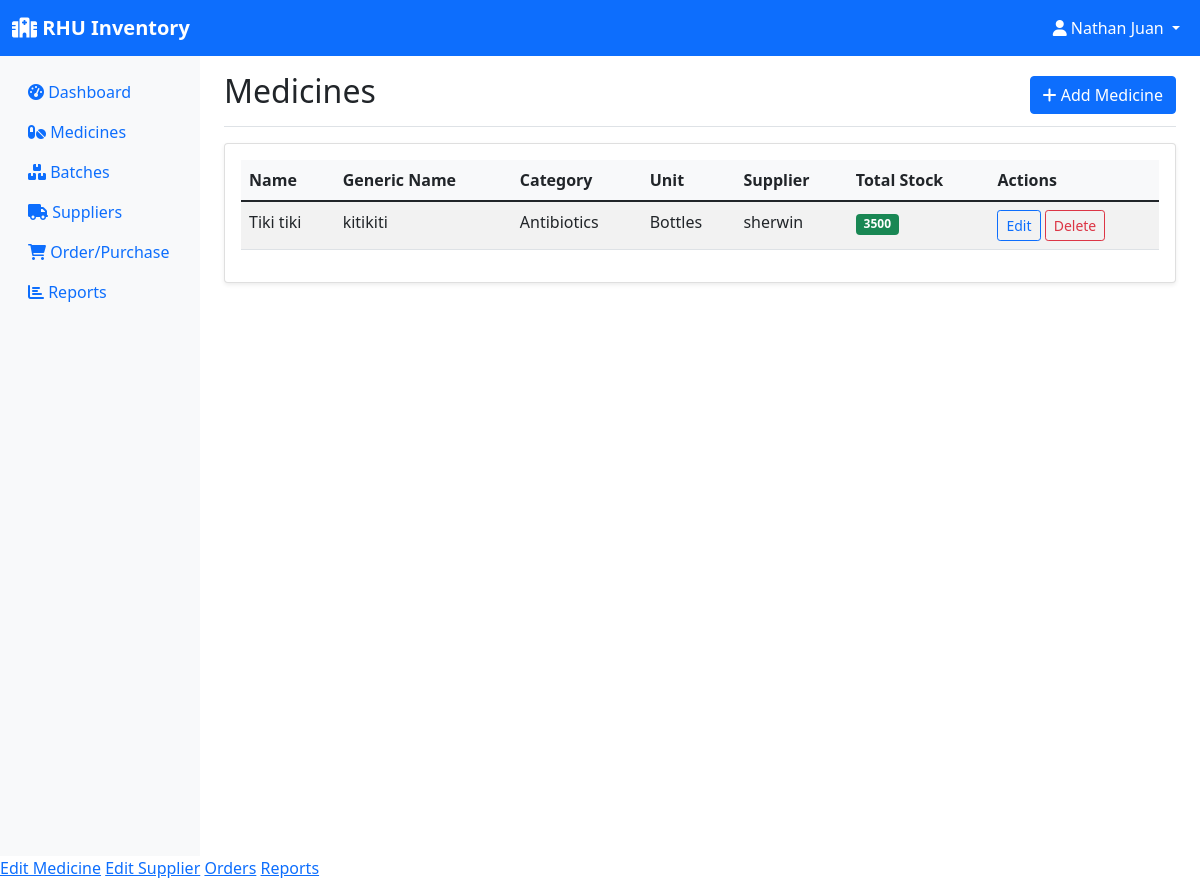
Before: /inventory (signed in) with the older database file.
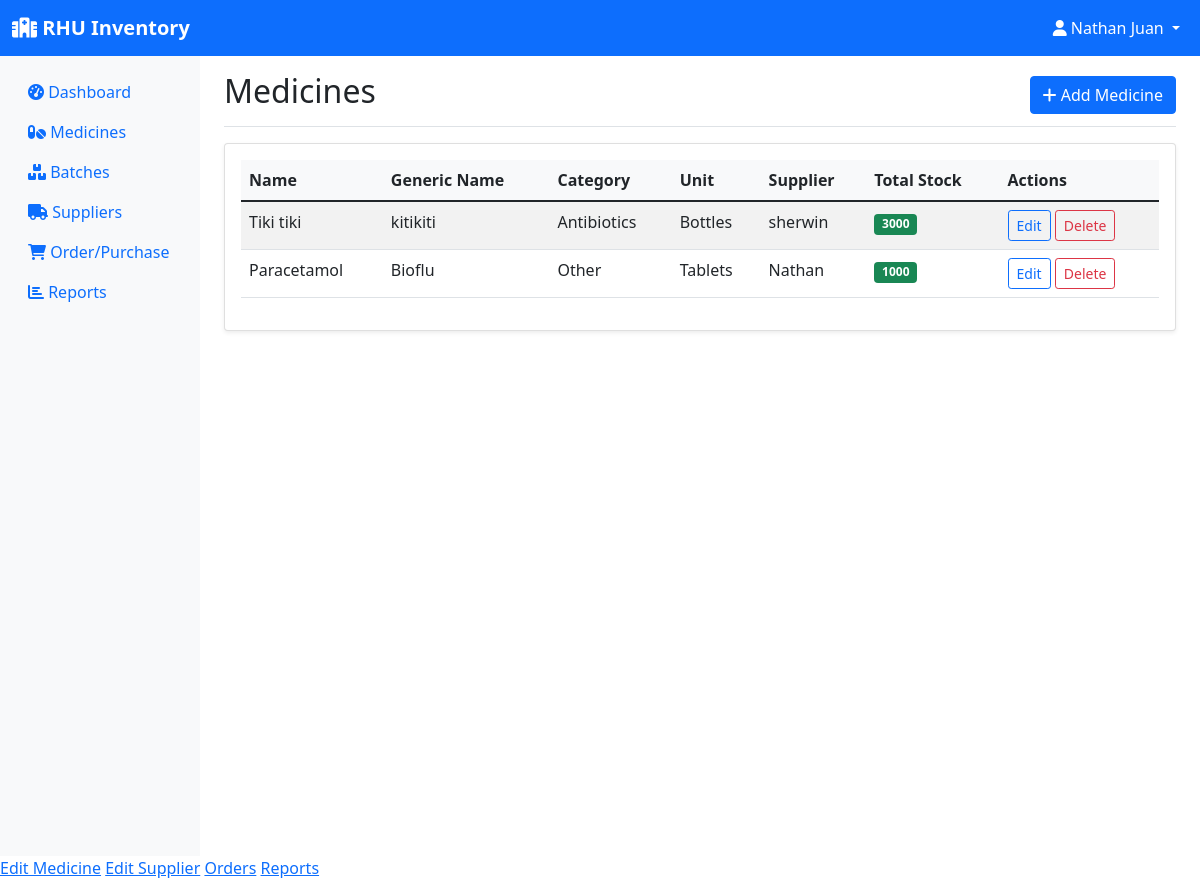
After: the same page with the newer database file.
### models.py (models this page shows, shortened)
class Medicine(db.Model):
    id = db.Column(db.Integer, primary_key=True)
    name = db.Column(db.String(100), nullable=False)
    generic_name = db.Column(db.String(100))
    category = db.Column(db.String(50))
    unit = db.Column(db.String(20))  # e.g., tablets, bottles, etc.
    supplier_id = db.Column(db.Integer, db.ForeignKey('supplier.id'), nullable=False)
    created_at = db.Column(db.DateTime, default=datetime.utcnow)
    batches = db.relationship('Batch', backref='medicine', lazy=True)
    order_items = db.relationship('OrderItem', backref='medicine', lazy=True)
    @property
    def total_quantity(self):
        return sum(batch.quantity for batch in self.batches)

class Supplier(db.Model):
    id = db.Column(db.Integer, primary_key=True)
    name = db.Column(db.String(100), nullable=False)
    contact_person = db.Column(db.String(100))
    phone = db.Column(db.String(20))
    email = db.Column(db.String(120))
    address = db.Column(db.String(200))
    created_at = db.Column(db.DateTime, default=datetime.utcnow)
    medicines = db.relationship('Medicine', backref='supplier', lazy=True)
    orders = db.relationship('Order', backref='supplier', lazy=True)

class Batch(db.Model):
    id = db.Column(db.Integer, primary_key=True)
    batch_number = db.Column(db.String(50), nullable=False)
    medicine_id = db.Column(db.Integer, db.ForeignKey('medicine.id'), nullable=False)
    quantity = db.Column(db.Integer, nullable=False)
    expiration_date = db.Column(db.Date, nullable=False)
    manufacturing_date = db.Column(db.Date)
    unit_price = db.Column(db.Float)
    created_at = db.Column(db.DateTime, default=datetime.utcnow)
    transactions = db.relationship('StockTransaction', backref='batch', lazy=True)

### app.py (the view)
@app.route('/inventory')
@login_required
def inventory():
    medicines = Medicine.query.all()
    return render_template('inventory.html', medicines=medicines)

### app.py (called while the page is built)
@login_manager.user_loader
def load_user(user_id):
    return User.query.get(int(user_id))

### templates/inventory.html (shortened to what this page needs)
{% extends "base.html" %}
{% block content %}
<div class="d-flex justify-content-between flex-wrap flex-md-nowrap align-items-center pt-3 pb-2 mb-3 border-bottom">
    <h1 class="h2">Medicines</h1>
    {% if current_user.role != 'employee' %}
    <a href="{{ url_for('add_medicine') }}" class="btn btn-primary">
        <i class="fas fa-plus"></i> Add Medicine
    </a>
    {% endif %}
</div>
<div class="card">
    <div class="card-body">
        {% if medicines %}
        <div class="table-responsive">
            <table class="table table-striped">
                <thead>
                    <tr>
                        <th>Name</th>
                        <th>Generic Name</th>
                        <th>Category</th>
                        <th>Unit</th>
                        <th>Supplier</th>
                        <th>Total Stock</th>
                        <th>Actions</th>
                    </tr>
                </thead>
                <tbody>
                    {% for medicine in medicines %}
                    <tr>
                        <td>{{ medicine.name }}</td>
                        <td>{{ medicine.generic_name or '-' }}</td>
                        <td>{{ medicine.category or '-' }}</td>
                        <td>{{ medicine.unit or '-' }}</td>
                        <td>{{ medicine.supplier.name }}</td>
                        <td>
                            <span class="badge bg-{{ 'danger' if medicine.total_quantity <= 10 else 'success' }}">
                                {{ medicine.total_quantity }}
                            </span>
                        </td>
                        <td>
                            {% if current_user.role != 'employee' %}
                                <a href="{{ url_for('edit_medicine', id=medicine.id) }}" class="btn btn-sm btn-outline-primary">
                                    Edit
                                </a>
                            {% endif %}
                            <form method="POST" action="{{ url_for('delete_medicine', id=medicine.id) }}" class="d-inline"
                                  onsubmit="return confirm('Are you sure you want to delete this medicine?');">
                                {% if current_user.role == 'admin' %}
                                    <button type="submit" class="btn btn-sm btn-outline-danger">Delete</button>
                                {% endif %}
                            </form>
                        </td>
                    </tr>
                    {% endfor %}
                </tbody>
            </table>
        </div>
        {% else %}
        <div class="text-center py-4">
            <i class="fas fa-pills fa-3x text-muted mb-3"></i>
            <p class="text-muted">No medicines found. <a href="{{ url_for('add_medicine') }}">Add your first medicine</a>.</p>
        </div>
        {% endif %}
    </div>
</div>
{% endblock %}

Changed rows visible on the page:
changed through a linked row, Medicine "Tiki tiki": total_quantity "3500" → "3000"
added Medicine: name "Paracetamol", generic_name "Bioflu", category "Other", unit "Tablets", supplier.name "Nathan", total_quantity "1000"
